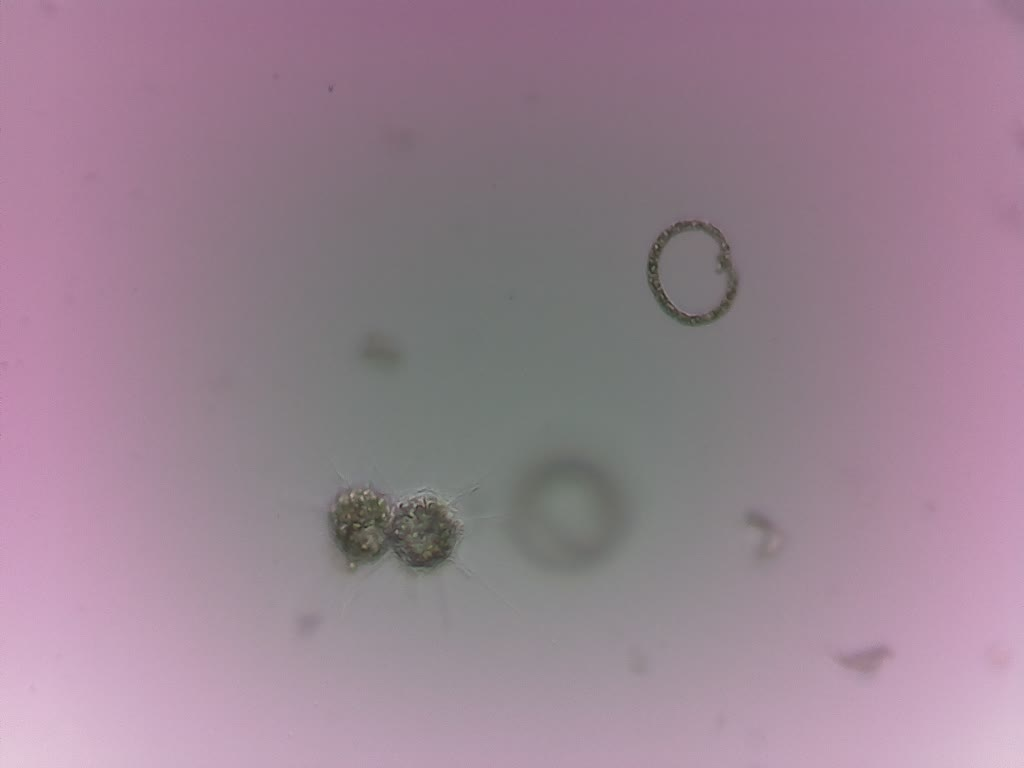
#> input picture testing/training_fft/dataset/[150413_111153]_356.jpg, 1024 x 768 px; its folder holds only this picture in this run
$ python FFT_recall2.py   (Python 2 division)
#> lines starting #> are read from the running program, lines starting #| are printed output that depends on the picture
# -*- coding: utf-8 -*-
"""
Created on Sun Apr 10 14:19:50 2015

@author: Sarunya
"""
import os
import sys
import numpy as np
from PIL import Image
from matplotlib import pyplot as plt
import scipy.ndimage
from scipy.ndimage import filters
import pickle
import random

sys.setrecursionlimit(10000)

rootdir = './dataset'
dstdir = 'bmp/'
type_name = ".bmp"
all_images = [] #list of all vector each an images
all_class = [] #list of all class each an images
all_im = []
bs = 100 #bs is border size in sub_file
samples = 5 #sample is count of sub_file
i = 0
wd = 20 #wd-theta_range is level of the dimention vector
clmax = 11 #clmax is amount of class
dfiles = 1 #dfile is amount of image in 1 dataset
dset = 1 #dset is amount of dataset
#theta_range = 30 #theta_range is level of the dimention vector
theta_dim = 1


def normFFT(im_file):
    # apply to array
    img = np.array(im_file)
    #converte image to frequency domain
    #f=np.log(np.abs(np.fft.fftshift(np.fft.fft2(im))))
    f = np.log(np.abs(np.fft.fft2(img)))
    #scaling
    s=(100./f.shape[0],100./f.shape[1])

    #normalized frequency domian
    return scipy.ndimage.zoom(f,s,order = 2)


def G(x,mu,s):
    return 1.0/ np.sqrt(2.0*np.pi)*np.exp(((x-mu)**2)/(-2.0*s**2))


def getVector(im_file):
    f = normFFT(im_file) #f=[100,100]
    rmax,cmax = f.shape

    sg = np.zeros((2*wd,wd)) #sg[60,30]
    sg[0:wd,:]=np.log(np.abs(f[rmax-wd:rmax,0:wd])) #sg[0:30,:] = f[70:100,0:30]
    sg[wd:2*wd,:]=np.log(np.abs(f[0:wd,0:wd])) #sg[30:60,:] = f[0:30,0:30]


    """fig, ax = plt.subplots(nrows=2, ncols=2, figsize=(14, 6))

    ax[0,0].set_title('FFT')
    ax[0,0].imshow(f, cmap = 'gray')
    ax[0,1].set_title('sg')
    ax[0,1].imshow(sg, cmap = 'gray')
    ax[1,0].set_title('fd')
    ax[1,0].imshow(fd, cmap = 'gray')
    ax[1,1].set_title('input image')
    ax[1,1].imshow(im_file, cmap = 'gray')

    plt.show()

    fd = np.zeros((wd,wd*2))
    fd[:,0:wd] = np.log(np.abs(f[0:wd,cmax-wd:cmax]))
    fd[:,wd:wd*2]=np.log(np.abs(f[0:wd,0:wd]))

    filters.gaussian_filter(fd, (3,3), (0,0), fd)

    fsgs=np.zeros(wd) #fsg[30]
    for b in xrange(wd): #b in 30
        for r in xrange(wd): # r in 30
            for c in xrange(wd): # c in 30
                rad=np.sqrt(r**2+c**2)
                fsgs[b]=fsgs[b]+fd[r,c+wd]*G(rad,float(b),0.2)+fd[r,wd-c]*G(rad,float(b),0.2)
        fsgs[b]=fsgs[b]/(np.pi*float(b+1.0))
        fsgs=fsgs/np.linalg.norm(fsgs)
        fsgs.astype(np.float32)
    #print fsgs
    return fsgs
    """

    filters.gaussian_filter(sg, (3,3), (0,0), sg)

    fsg=np.zeros(wd)
    for b in xrange(wd):
        for r in xrange(wd):
            for c in xrange(wd):
                rad=np.sqrt(r**2+c**2)
                fsg[b]=fsg[b]+sg[wd+r,c]*G(rad,float(b),0.2)+sg[wd-r,c]*G(rad,float(b),0.2)
        fsg[b]=fsg[b]/(np.pi*float(b+1.0))
        fsg=fsg/np.linalg.norm(fsg)
        fsg.astype(np.float32)
    return fsg


def crop_image(im_file):
#> called with im_file = './dataset/[150413_111153]_356.jpg'
    sub_img = []
    sub_cs = []
    img = Image.open(im_file).convert('L')
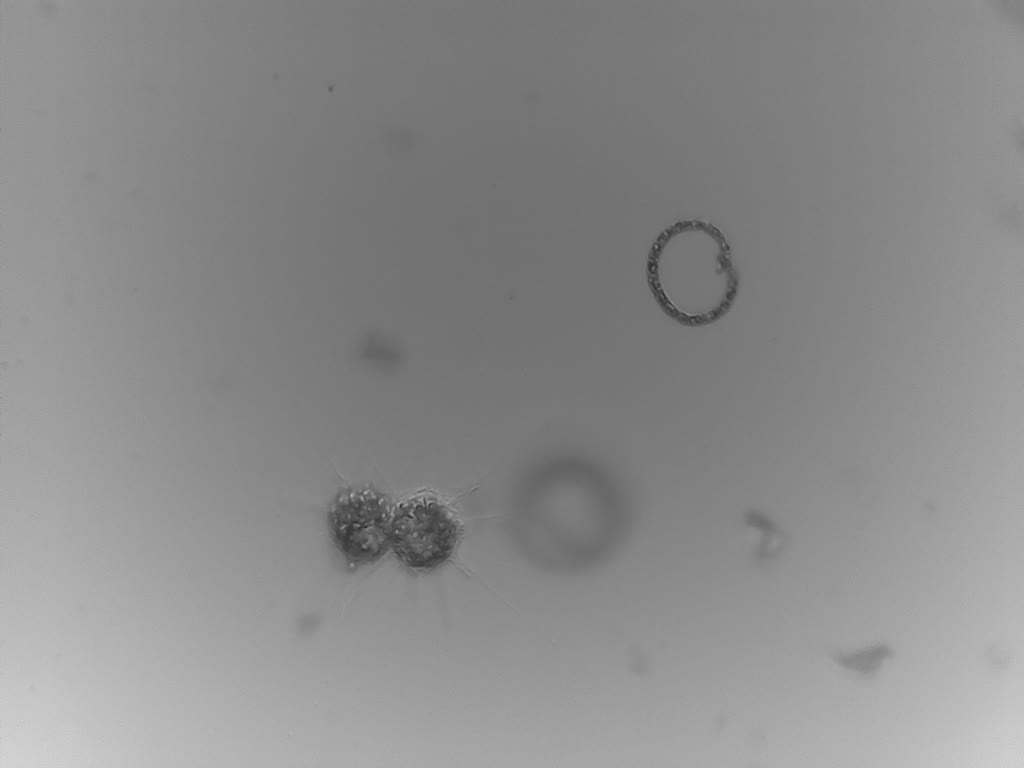
#> img: PIL image 1024x768 L; min 39, max 214, mean 139.5
    #cs = Image.open(cs_file).convert('L')
    w , h = img.size
#> w = 1024; h = 768
    cs = np.zeros( (h,w), dtype=np.uint8)
    cs[:] = [0]
    bb=bs//2
#    for i in xrange(samples):
#        r = np.random.randint(bb, h-bb)
#        c = np.random.randint(bb, w-bb)
    print "w-bb:" ,w-bb
#| w-bb: 974
    for r in xrange(bb,h-bb,bs):
        for c in xrange(bb,w-bb,bs):
            box = (c-bb, r-bb, c + bb, r + bb)
            output_img = img.crop(box)
    #        output_cs = cs.crop(box)
            print "(r,c):(%d,%d)"%(r,c)
            sub_img.append(getVector(output_img))

    # [7 lines of commented-out code are left out]
            sub_cs.append(cs[c,r])
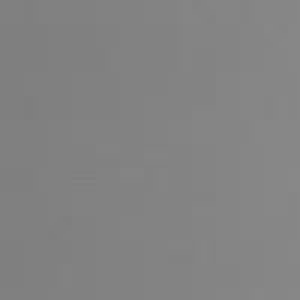
#> output_img: PIL image 100x100 L (shown 3 times larger); min 126, max 136, mean 130.8
#> after the loop, sub_cs = [0, 0, 0, 0, 0, 0, 0, 0]; sub_img = 9 items

    return sub_img, sub_cs


if __name__ == '__main__':
    all_images= []
    all_class = []
    cross = -1
    for root, dirs, files in os.walk(rootdir):
        for f in files:
                if f.endswith('jpg') or f.endswith('JPG') or f.endswith('png') or f.endswith('PNG'):
                    # read image to array (PIL)
                    all_images.append(os.path.join(root,f))

                    img_name = os.path.basename(os.path.join(root,f))
                    file_name = img_name.split(".")
					# [10 lines of commented-out code are left out]


    k=0

    for i in range (dset):
        xarray = [] # list of sub files(img,class)
        sub_images = []
        #sub_class = []
        sub_img = []
        sub_cs = []
		#all_class.append()
        xarray = random.sample(all_images, dfiles)
        for j in range (len(xarray)):
            if cross == 1:
                break

            xfiles = xarray.pop()

            print '%02d-%d %s'%(i,j,xfiles)
            # [11 lines of commented-out code are left out]
#> (the run stopped early here; a loop or call above may not have finished)
